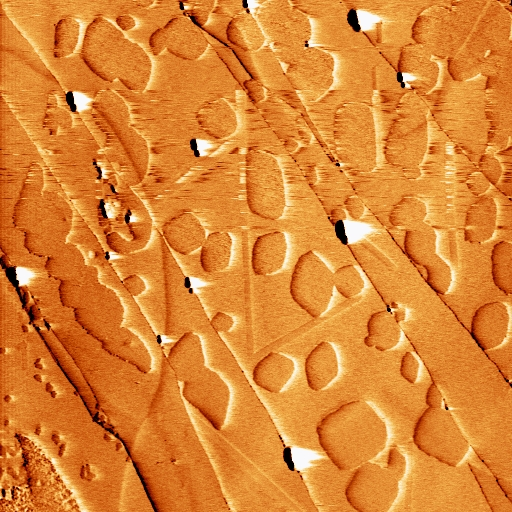
#> input picture Image dataset/1_amplitude.jpg, 512 x 512 px, found by its file name
$ jupyter execute --allow-errors Shared.ipynb   (shell and % lines are left out)   (older library calls are emulated)
#> lines starting #> are read from the running program, lines starting #| are printed output that depends on the picture; after the words box and inside, x2 and y2 are one past the last pixel; in counts of white or black regions, pixels touching at a corner belong together
[cell 1]
#Edge Detection

import cv2
import numpy as np
from google.colab import files
from google.colab.patches import cv2_imshow

from matplotlib import pyplot as plt

uploaded = files.upload()
#> the answer given: 1_amplitude.jpg
image_filename = list(uploaded.keys())[0]

image = cv2.imread(image_filename)
#> image is the input picture: shape (512, 512, 3); mean B, G, R 51.5, 132.6, 219.3

image= cv2.cvtColor(image, cv2.COLOR_BGR2GRAY)
#> image: shape (512, 512)

def apply_canny_edge_detection(image, low_threshold, high_threshold):


    # Apply Gaussian blur to the image to reduce noise
#> called with low_threshold = 180, high_threshold = 300
    blurred_image = cv2.GaussianBlur(image, (5, 5), 0)

    # Apply Canny edge detection
    edges = cv2.Canny(image, low_threshold, high_threshold)
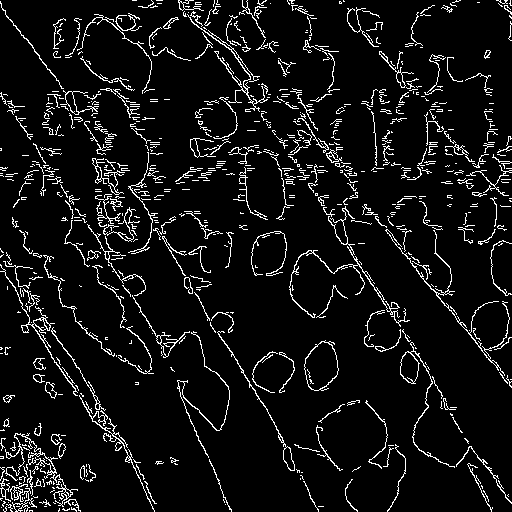
#> edges: shape (512, 512); 7.3% white in thin lines or dots

    # Display the original and edge-detected images
    plt.figure(figsize=(10, 5))

    plt.subplot(1, 2, 1)
    plt.imshow(image, cmap='gray')
    plt.title('Original Image')

    plt.subplot(1, 2, 2)
    plt.imshow(edges, cmap='gray')
    plt.title('Canny Edge Detection')

    plt.show()
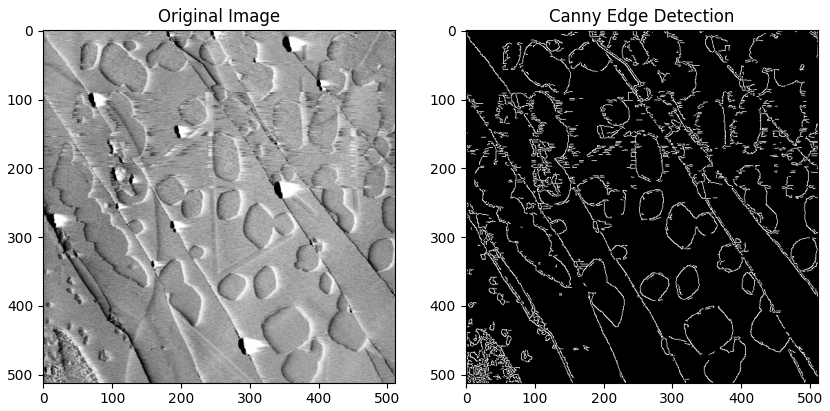
#> figure drawn by matplotlib, 2 panels

# Specify the input image path and Canny edge detection thresholds
low_threshold = 180
high_threshold = 300

# Apply Canny edge detection
apply_canny_edge_detection(image, low_threshold, high_threshold)

[cell 2]
#Contour Detection

import cv2
import numpy as np
from google.colab import files
from google.colab.patches import cv2_imshow

from matplotlib import pyplot as plt

uploaded = files.upload()
#> the answer given: 1_amplitude.jpg
image_filename = list(uploaded.keys())[0]

image = cv2.imread(image_filename)

image= cv2.cvtColor(image, cv2.COLOR_BGR2GRAY)

def apply_canny_edge_detection(image, low_threshold, high_threshold):


    # Apply Gaussian blur to the image to reduce noise
#> called with low_threshold = 180, high_threshold = 300
    blurred_image = cv2.GaussianBlur(image, (5, 5), 0)

    # Apply Canny edge detection
    edges = cv2.Canny(image, low_threshold, high_threshold)

    # Display the original and edge-detected images
    plt.figure(figsize=(10, 5))

    plt.subplot(1, 2, 1)
    plt.imshow(image, cmap='gray')
    plt.title('Original Image')

    plt.subplot(1, 2, 2)
    plt.imshow(edges, cmap='gray')
    plt.title('Canny Edge Detection')

    # Find contours in the edge-detected image
    contours, _ = cv2.findContours(edges, cv2.RETR_EXTERNAL, cv2.CHAIN_APPROX_SIMPLE)
#> contours = 711 contours, 652 with area under 20; largest, box (x1, y1, x2, y2) and area: (304, 340, 339, 391) 1211, (400, 342, 455, 468) 488, (0, 264, 78, 396) 253, (217, 331, 295, 471) 244, (289, 206, 410, 327) 226

    hexagon_count = 0
    oblique_count = 0

    # Analyze contours to recognize shapes
    for contour in contours:
        # Approximate the contour to reduce the number of vertices
        epsilon = 0.04 * cv2.arcLength(contour, True)
        approx = cv2.approxPolyDP(contour, epsilon, True)

        # Get the number of vertices
        num_edges = len(approx)

        # Classify the shape based on the number of edges
        if num_edges == 6:
          shape = "Hexagon"
          hexagon_count += 1

        else:
          shape = "Oblique"
          oblique_count += 1

        # Draw the contour on the original image
        cv2.drawContours(image, [approx], 0, (0, 255, 0), 2)
#> this loop made 711 passes
#> (epsilon, approx, num_edges, shape) on passes 4, 6, 7, 8, 10, 12: (0.273, [[25, 508], [24, 509], [24, 511], [24, 509]], 4, 'Oblique'), (0, [[1, 507]], 1, 'Oblique'), (0.4, [[318, 506], [323, 506]], 2, 'Oblique'), (0.16, [[44, 506], [46, 506]], 2, 'Oblique'), (0, [[225, 504]], 1, 'Oblique'), (0.193, [[53, 502], [54, 503], [55, 503], [54, 503]], 4, 'Oblique')
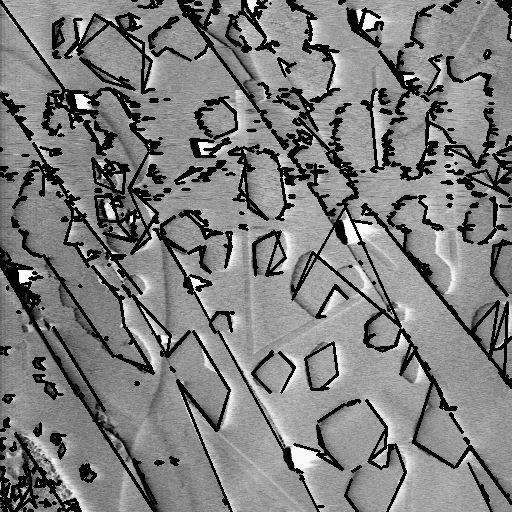
#> image: shape (512, 512); min 0, max 250, mean 124.7
#> after the loop, hexagon_count = 123; oblique_count = 588

        # # Display the classification result
        # font = cv2.FONT_HERSHEY_SIMPLEX
        # cv2.putText(image, shape, (approx[0][0][0], approx[0][0][1] - 10),
        #             font, 0.5, (255, 0, 0), 1, cv2.LINE_AA)

    # Display the original image with contours and classifications
    plt.imshow(image, cmap='gray')
    plt.title('Recognized Shapes')

    plt.show()

    print("Number of Hexagon Islands: ", hexagon_count)
#| Number of Hexagon Islands:  123
    print("Number of Oblique Islands: ", oblique_count)
#| Number of Oblique Islands:  588

# Specify the input image path and Canny edge detection thresholds
low_threshold = 180
high_threshold = 300

# Apply Canny edge detection
apply_canny_edge_detection(image, low_threshold, high_threshold)

[cell 3]
#Image Descriptor Hu Moments

import cv2
import numpy as np
from google.colab import files
from google.colab.patches import cv2_imshow

from matplotlib import pyplot as plt

uploaded = files.upload()
#> the answer given: 1_amplitude.jpg
image_filename = list(uploaded.keys())[0]

image = cv2.imread(image_filename)

image= cv2.cvtColor(image, cv2.COLOR_BGR2GRAY)

def compute_hu_moments(image, low_threshold, high_threshold):


    # Apply Gaussian blur to the image to reduce noise
#> called with low_threshold = 180, high_threshold = 300
    blurred_image = cv2.GaussianBlur(image, (5, 5), 0)

    # Apply Canny edge detection
    edges = cv2.Canny(image, low_threshold, high_threshold)

    # Display the original and edge-detected images
    plt.figure(figsize=(10, 5))

    plt.subplot(1, 2, 1)
    plt.imshow(image, cmap='gray')
    plt.title('Original Image')

    plt.subplot(1, 2, 2)
    plt.imshow(edges, cmap='gray')
    plt.title('Canny Edge Detection')

    # Find contours in the edge-detected image
    contours, _ = cv2.findContours(edges, cv2.RETR_EXTERNAL, cv2.CHAIN_APPROX_SIMPLE)

    # Initialize a list to store Hu Moments for each contour
    hu_moments_list = []

    # Analyze contours to compute Hu Moments
    for contour in contours:
        # Approximate the contour to reduce the number of vertices
        epsilon = 0.04 * cv2.arcLength(contour, True)
        approx = cv2.approxPolyDP(contour, epsilon, True)

        # Get the Hu Moments
        moments = cv2.moments(approx)
        hu_moments = cv2.HuMoments(moments).flatten()

        # Store the Hu Moments in the list
        hu_moments_list.append(hu_moments)
#> this loop made 711 passes
#> (epsilon, approx, hu_moments) on passes 4, 6, 7: (0.273, [[25, 508], [24, 509], [24, 511], [24, 509]], [0, 0, 0, 0, 0, 0, 0]), (0, [[1, 507]], [0, 0, 0, 0, 0, 0, 0]), (0.4, [[318, 506], [323, 506]], [0, 0, 0, 0, 0, 0, 0])
#> after the loop, hu_moments_list = 711 items

    return hu_moments_list

# Specify the input image path and Canny edge detection thresholds
low_threshold = 180
high_threshold = 300

# Compute Hu Moments for each contour
hu_moments_list = compute_hu_moments(image, low_threshold, high_threshold)
#> hu_moments_list = 711 items

# Display the computed Hu Moments
for i, hu_moments in enumerate(hu_moments_list):
    print(f'Contour {i + 1} - Hu Moments: {hu_moments}')
#> this loop made 711 passes
#> hu_moments on passes 2, 4, 6: [1.3, 1.45, 0.785, 0.907, 0.766, 1.07, -0.00391], [0, 0, 0, 0, 0, 0, 0], [0, 0, 0, 0, 0, 0, 0]
#> (printed output is left out)

#Starting with Image Enhancement

[cell 4]
# Import the necessary packages
import numpy as np
import matplotlib.pyplot as plt
from skimage import io, color, util, restoration
from sklearn.feature_extraction import image
from sklearn.decomposition import MiniBatchDictionaryLearning

# Load the noisy image
# Replace with the path to your image file
image_path = '/content/1_amplitude.jpg'
noisy_image = io.imread(image_path)
noisy_image = util.img_as_float(noisy_image)
print('Noise Image shape:',noisy_image.shape)

# Extract small patches from the grayscale image
patch_size = (2, 2)
patches = image.extract_patches_2d(noisy_image, patch_size)
print('Number of Patches :',patches.shape[0])
print('Shape of patches:',patches.shape)
# Reshape the patches for dictionary learning
data = patches.reshape(patches.shape[0], -1)
print('Shape of Input data :',data.shape)

# Perform dictionary learning
n_components = 1000 # Number of dictionary atoms to learn
#> (the rest of this cell did not finish here and is left out)

[cell 5]
#Import the necessary libraries
import cv2
import matplotlib.pyplot as plt
import numpy as np

# Load the image
image = cv2.imread('/content/1_amplitude.jpg')

#Plot the original image
plt.subplot(1, 2, 1)
plt.title("Original")
plt.imshow(image)

# Adjust the brightness and contrast
# Adjusts the brightness by adding 10 to each pixel value
brightness = 10
# Adjusts the contrast by scaling the pixel values by 2.3
contrast = 1.3
image2 = cv2.addWeighted(image, contrast, np.zeros(image.shape, image.dtype), 0, brightness)

#Save the image
cv2.imwrite('modified_image.jpg', image2)
#Plot the contrast image
plt.subplot(1, 2, 2)
plt.title("Brightness & contrast")
plt.imshow(image2)
plt.show()

[cell 6]
#Import the necessary libraries
import cv2
import matplotlib.pyplot as plt
import numpy as np

# Load the image
image = cv2.imread('/content/1_amplitude.jpg')

#Plot the original image
plt.subplot(1, 2, 1)
plt.title("Original")
plt.imshow(image)

# Adjust the brightness and contrast
# g(i,j)=α⋅f(i,j)+β
# control Contrast by 1.5
alpha = 1.0
# control brightness by 50
beta = 50
image2 = cv2.convertScaleAbs(image, alpha=alpha, beta=beta)
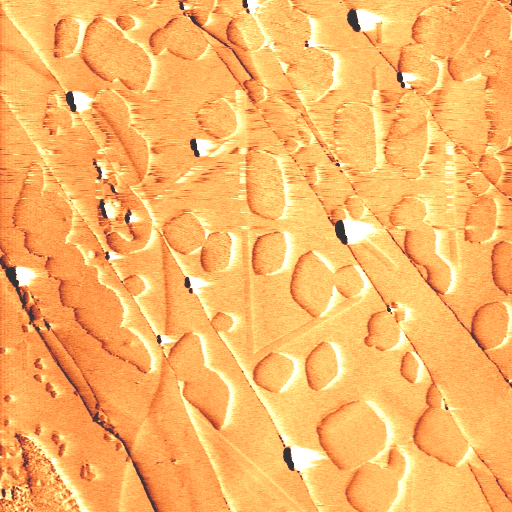
#> image2: shape (512, 512, 3); mean B, G, R 101.2, 181.8, 250.2

#Save the image
cv2.imwrite('Brightness & contrast.jpg', image2)
#Plot the contrast image
plt.subplot(1, 2, 2)
plt.title("Brightness & contrast")
plt.imshow(image2)
plt.show()

[cell 7]
#Import the necessary libraries
import cv2
import matplotlib.pyplot as plt
import numpy as np

# Load the image
image = cv2.imread('/content/1_amplitude.jpg')

#Plot the original image
plt.subplot(1, 2, 1)
plt.title("Original")
plt.imshow(image)

# Create the sharpening kernel
kernel = np.array([[0, -1, 0], [-1, 5, -1], [0, -1, 0]])

# Sharpen the image
sharpened_image = cv2.filter2D(image, -1, kernel)
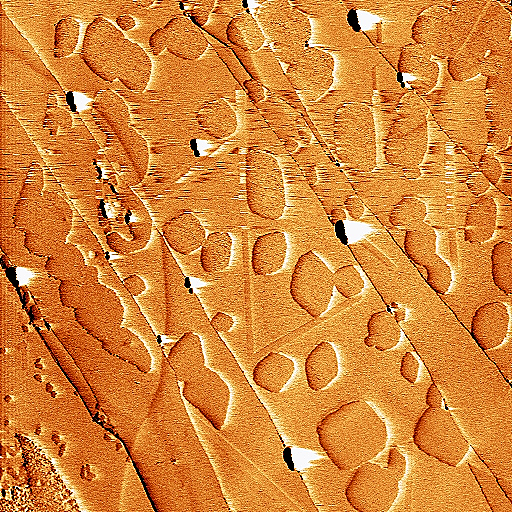
#> sharpened_image: shape (512, 512, 3); mean B, G, R 57.4, 133.6, 212.4

#Save the image
cv2.imwrite('sharpened_image.jpg', sharpened_image)

#Plot the sharpened image
plt.subplot(1, 2, 2)
plt.title("Sharpening")
plt.imshow(sharpened_image)
plt.show()

[cell 8]
#Import the necessary libraries
import cv2
import matplotlib.pyplot as plt
import numpy as np

# Load the image
image = cv2.imread('/content/1_amplitude.jpg')

#Plot the original image
plt.subplot(1, 2, 1)
plt.title("Original")
plt.imshow(image)

# Sharpen the image using the Laplacian operator
sharpened_image2 = cv2.Laplacian(image, cv2.CV_64F)
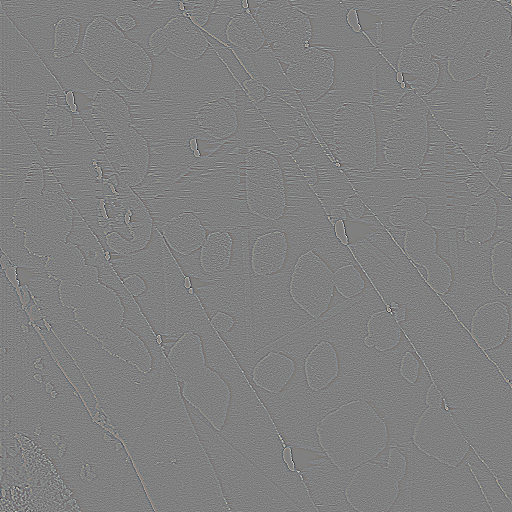
#> sharpened_image2: shape (512, 512, 3) float64; mean B, G, R 0, 0, 0; drawn with min black and max white

#Save the image
cv2.imwrite('Laplacian sharpened_image.jpg', sharpened_image2)
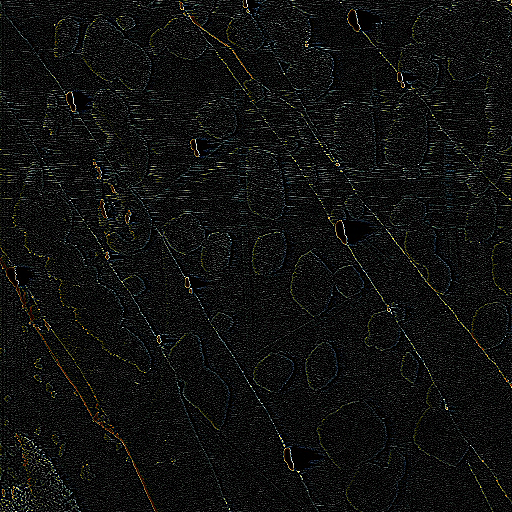
#> saved as Laplacian sharpened_image.jpg: shape (512, 512, 3); mean B, G, R 15.6, 16.6, 15.8

#Plot the sharpened image
plt.subplot(1, 2, 2)
plt.title("Laplacian Sharpening")
plt.imshow(sharpened_image2)
plt.show()
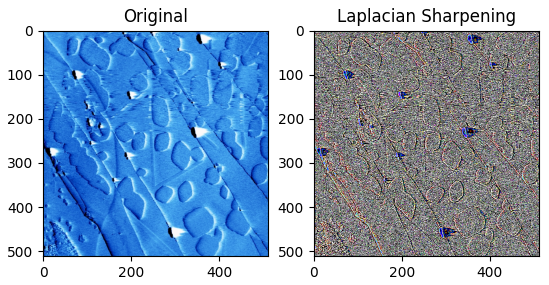
#> figure drawn by matplotlib, 2 panels; B, G, R data is drawn as R, G, B

[cell 9]
#Import the necessary libraries
import cv2
import matplotlib.pyplot as plt
import numpy as np

# Load the image
image = cv2.imread('/content/1_amplitude.jpg')

#Plot the original image
plt.subplot(1, 2, 1)
plt.title("Original")
plt.imshow(image)

# Remove noise using a median filter
filtered_image = cv2.medianBlur(image, 3)

#Save the image
cv2.imwrite('Median Blur.jpg', filtered_image)

#Plot the blured image
plt.subplot(1, 2, 2)
plt.title("Median Blur")
plt.imshow(filtered_image)
plt.show()

[cell 10]
#Import the necessary libraries
import cv2
import matplotlib.pyplot as plt
import numpy as np

# Load the image
image = cv2.imread('/content/1_amplitude.jpg')

#Plot the original image
plt.subplot(1, 2, 1)
plt.title("Original")
plt.imshow(image)

# Remove noise using a Gaussian filter
filtered_image2 = cv2.GaussianBlur(image, (15, 15), 0)

#Save the image
cv2.imwrite('Gaussian Blur.jpg', filtered_image2)

#Plot the blured image
plt.subplot(1, 2, 2)
plt.title("Gaussian Blur")
plt.imshow(filtered_image2)
plt.show()

[cell 11]
#Import the necessary libraries
import cv2
import matplotlib.pyplot as plt
import numpy as np

# Load the image
image = cv2.imread('/content/1_amplitude.jpg')

#Plot the original image
plt.subplot(1, 2, 1)
plt.title("Original")
plt.imshow(image)

# Convert the image from BGR to HSV color space
image = cv2.cvtColor(image, cv2.COLOR_RGB2HSV)
#> image: shape (512, 512, 3); mean H, S, V 105, 197.9, 219.3

# Adjust the hue, saturation, and value of the image
# Adjusts the hue by multiplying it by 0.7
image[:, :, 0] = image[:, :, 0] * 0.7
#> image: shape (512, 512, 3); mean H, S, V 73, 197.9, 219.3
# Adjusts the saturation by multiplying it by 1.5
image[:, :, 1] = image[:, :, 1] * 1.5
#> image: shape (512, 512, 3); mean H, S, V 73, 67.8, 219.3
# Adjusts the value by multiplying it by 0.5
image[:, :, 2] = image[:, :, 2] * 0.5
#> image: shape (512, 512, 3); mean H, S, V 73, 67.8, 109.4

# Convert the image back to BGR color space
image2 = cv2.cvtColor(image, cv2.COLOR_HSV2BGR)
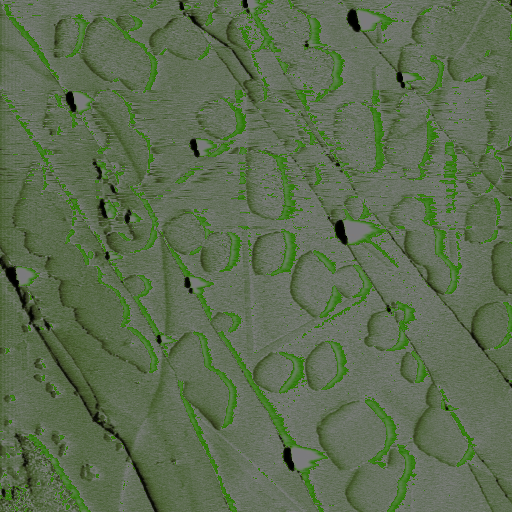
#> image2: shape (512, 512, 3); mean R, G, B 92.6, 109.4, 80.2

#Save the image
cv2.imwrite('enhanced coloured.jpg', image2)

#Plot the enhanced image
plt.subplot(1, 2, 2)
plt.title("enhanced coloured")
plt.imshow(image2)
plt.show()

[cell 12]
#Import the necessary libraries
import cv2
import matplotlib.pyplot as plt
import numpy as np

# Load the image
image = cv2.imread('/content/1_amplitude.jpg')

#Plot the original image
plt.subplot(1, 2, 1)
plt.title("Original")
plt.imshow(image)

# Inverse by subtracting from 255
inverse_image = 255 - image
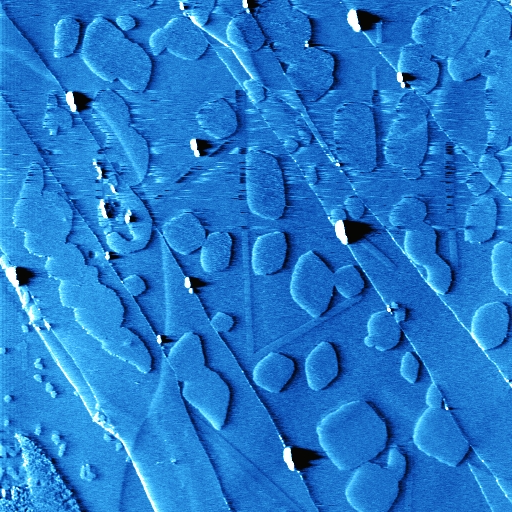
#> inverse_image: shape (512, 512, 3); mean B, G, R 203.5, 122.4, 35.7

#Save the image
cv2.imwrite('inverse_image.jpg', inverse_image)
#Plot the Inverse image
plt.subplot(1, 2, 2)
plt.title("Inverse color")
plt.imshow(inverse_image)
plt.show()

$ run again, with Image dataset/10_amplitude.jpg copied over Image dataset/1_amplitude.jpg
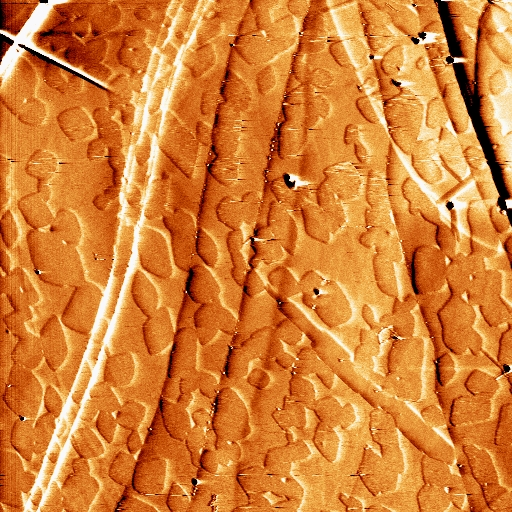
#> input picture Image dataset/10_amplitude.jpg, 512 x 512 px, found by its file name
#> image is the input picture: shape (512, 512, 3); mean B, G, R 54, 128.1, 212.9
#> edges: shape (512, 512); 10.3% white in thin lines or dots
#> in apply_canny_edge_detection, `contours, _ = cv2.findContours(edges, cv2.RETR_EXTERNAL, cv2.CHAIN_APP..`: contours = 988 contours, 903 with area under 20; largest, box (x1, y1, x2, y2) and area: (180, 84, 236, 319) 192, (435, 145, 482, 204) 132, (410, 279, 478, 415) 130, (280, 172, 296, 190) 113, (362, 44, 401, 100) 104
#> the loop in apply_canny_edge_detection, `for contour in contours:` made 988 passes
#> (contour, epsilon, approx, num_edges, shape) on passes 4, 51: ([[29, 510], [28, 511], [30, 511]], 0.193, [[30, 511], [29, 510], [28, 511]], 3, 'Oblique'), ([[451, 489], [451, 490], [452, 489]], 0.137, [[452, 489], [451, 489], [451, 490]], 3, 'Oblique')
#> after the loop in apply_canny_edge_detection, `for contour in contours:`:
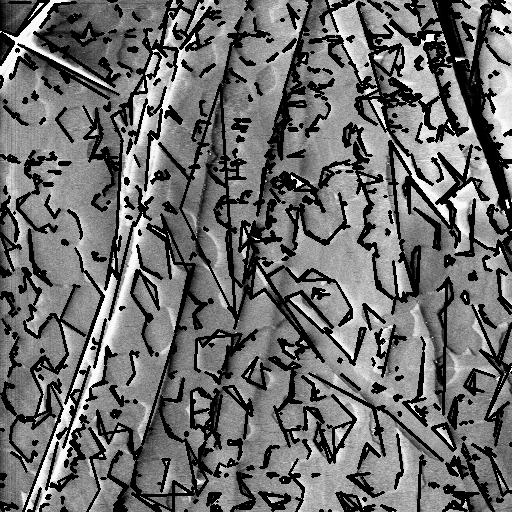
#> image: shape (512, 512); min 0, max 250, mean 109.7
#> after the loop in apply_canny_edge_detection, `for contour in contours:`: hexagon_count = 203; oblique_count = 785
#| Number of Hexagon Islands:  203
#| Number of Oblique Islands:  785
#> the loop in compute_hu_moments, `for contour in contours:` made 988 passes
#> (epsilon, approx, hu_moments) on passes 1, 6, 7: (0.113, [[329, 510], [330, 511]], [0, 0, 0, 0, 0, 0, 0]), (0.88, [[239, 508], [250, 508]], [0, 0, 0, 0, 0, 0, 0]), (0.24, [[40, 508], [40, 511]], [0, 0, 0, 0, 0, 0, 0])
#> after the loop in compute_hu_moments, `for contour in contours:`: hu_moments_list = 988 items
#> the loop `for i, hu_moments in enumerate(hu_moments_list):` made 988 passes
#> hu_moments on passes 1, 5, 6: [0, 0, 0, 0, 0, 0, 0], [3, 8.47, 4.96e-16, 2.85e-16, 1.03e-31, -7.65e-16, 2.83e-32], [0, 0, 0, 0, 0, 0, 0]
#> (printed output is left out)
#> `inverse_image = 255 - image`:
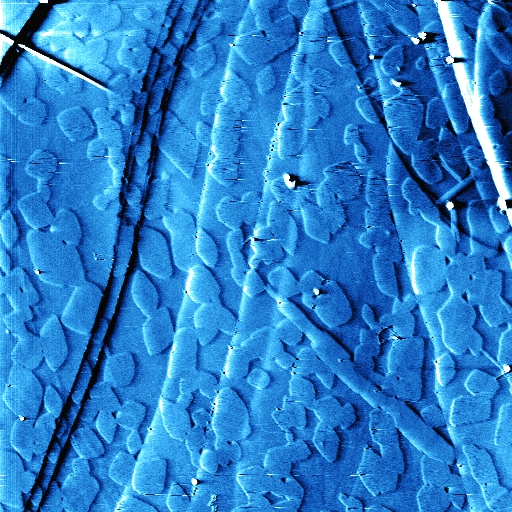
#> inverse_image: shape (512, 512, 3); mean B, G, R 201, 126.9, 42.1
